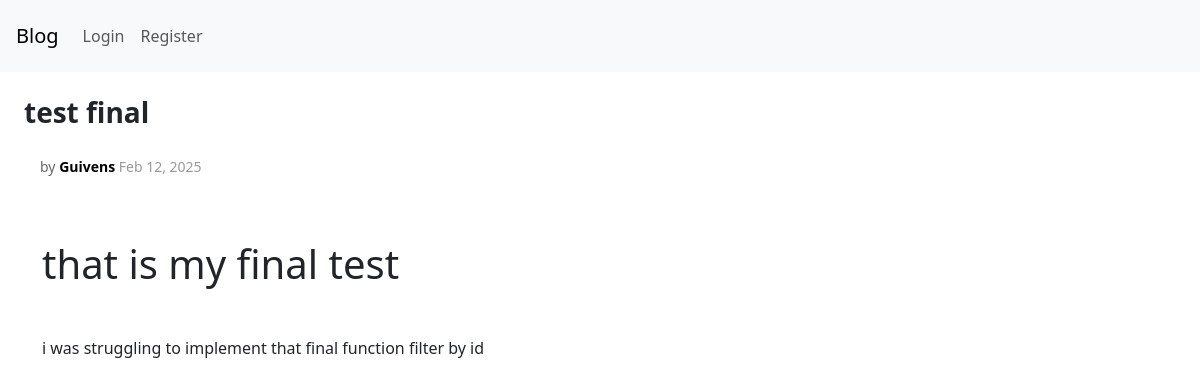
The app's page /article/13 with its own data.
### app/models.py (models this page shows, shortened)
class Article(db.Model):
    id = db.Column(db.Integer, primary_key=True)
    title = db.Column(db.String(120), unique=True, nullable=False)
    content = db.Column(db.Text, nullable=False)
    created_at = db.Column(db.DateTime, default=datetime.utcnow)  # FIXED
    author_id = db.Column(db.Integer, db.ForeignKey('user.id'), nullable=False)  # FIXED
    tags = db.relationship('Tag', secondary=article_tag, back_populates='articles')

class User(db.Model, UserMixin):
    id = db.Column(db.Integer, primary_key=True)
    username = db.Column(db.String(80), unique=True, nullable=False)
    email = db.Column(db.String(120), unique=True, nullable=False)
    hash = db.Column(db.String(256), nullable= False)
    articles = db.relationship('Article', backref='author', lazy=True)
    profile = db.relationship('Profile', backref='user', uselist=False)

### app/routes.py (the view)
@main_routes.route('/article/<article_id>', methods= ["GET","POST"])
def article_details(article_id):
  if not article_id:
    flash("No Id found", "danger")
    return redirect(url_for('main.article_details'))
  article = Article.query.filter_by(id= int(article_id)).first()
  if not article:
    flash('No article found','dangee')
    return redirect(url_for('main.article-details'))
  if request.method == "POST":
    db.session.delete(article)
    db.session.commit()
    flash('Article with id {} was removed'.format(article.id),'success')
    return redirect('/')
  return render_template('article-details.html', article=article)

### app/templates/article-details.html (shortened to what this page needs)
{% extends 'base.html' %}
{% block content %}
  {% if article%}
    <div class="d-flex p-4 flex-column ">
      <div class="d-flex flex-row justify-content-between align-items-center">
             <h1 class="article-title">
               {{article.title}}
            </h1>
      </div>
      <div class="d-flex gap-4 flex-row align-items-center m-3">
        <p class="article-meta">by
        <span class="author">
          {{article.author.username | capitalize}}
        </span>
        <span class="date">
          {{ article.created_at.strftime('%b %d, %Y') }}
        </span>
        </p>
      </div>
      <div class="container py-3">
        <p class="article-content">
          {{ article.content | safe }}
        </p>
      </div>
    </div>
  {% endif %}
{% endblock %}

### app/static/css/global.css (style rules this page uses)
body { font-family: 'Georgia', serif; background-color: #f9f9f9; color: #333; }
.article-title { font-size: 28px; font-weight: bold; margin-bottom: 10px; }
.article-meta { font-size: 14px; color: #666; margin-bottom: 15px; }
.author { font-weight: bold; color: #000; }
.date { color: #999; }
.article-content { font-size: 18px; line-height: 1.6; color: #444; }

### records on screen
Article: title "test final", created_at "Feb 12, 2025", content "that is my final test i was struggling to implement that final function filter by id"
User: author.username "Guivens"
